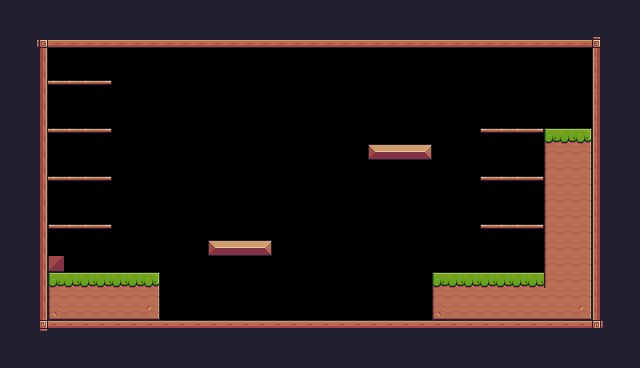

This game map was drawn from its Tiled (.tmx) file and the tilesets committed beside it. A one-line description and the full map source follow:
An orthogonal 40x23 tile map with 16x16 px tiles, 1 tile layer (Background) and 34 objects (13x Fruit, 7x Platform, Player, Saw, Checkpoint, ...).

<map version="1.10" tiledversion="1.10.2" orientation="orthogonal" renderorder="right-down" width="40" height="23" tilewidth="16" tileheight="16" infinite="0" nextlayerid="4" nextobjectid="56">
 <properties>
  <property name="BackgroundColor" value="Gray" />
 </properties>
 <tileset firstgid="1" source="GameWithY.tsx" />
 <layer id="1" name="Background" width="40" height="23" locked="1">
  <data encoding="csv">
24,24,24,24,24,24,24,24,24,24,24,24,24,24,24,24,24,24,24,24,24,24,24,24,24,24,24,24,24,24,24,24,24,24,24,24,24,24,24,24,
24,24,24,24,24,24,24,24,24,24,24,24,24,24,24,24,24,24,24,24,24,24,24,24,24,24,24,24,24,24,24,24,24,24,24,24,24,24,24,24,
24,24,92,134,134,134,134,134,134,134,134,134,134,134,134,134,134,134,134,134,134,134,134,134,134,134,134,134,134,134,134,134,134,134,134,134,134,93,24,24,
24,24,113,0,0,0,0,0,0,0,0,0,0,0,0,0,0,0,0,0,0,0,0,0,0,0,0,0,0,0,0,0,0,0,0,0,0,111,24,24,
24,24,113,0,0,0,0,0,0,0,0,0,0,0,0,0,0,0,0,0,0,0,0,0,0,0,0,0,0,0,0,0,0,0,0,0,0,111,24,24,
24,24,113,41,41,41,42,0,0,0,0,0,0,0,0,0,0,0,0,0,0,0,0,0,0,0,0,0,0,0,0,0,0,0,0,0,0,111,24,24,
24,24,113,0,0,0,0,0,0,0,0,0,0,0,0,0,0,0,0,0,0,0,0,0,0,0,0,0,0,0,0,0,0,0,0,0,0,111,24,24,
24,24,113,0,0,0,0,0,0,0,0,0,0,0,0,0,0,0,0,0,0,0,0,0,0,0,0,0,0,0,0,0,0,0,0,0,0,111,24,24,
24,24,113,41,41,41,42,0,0,0,0,0,0,0,0,0,0,0,0,0,0,0,0,0,0,0,0,0,0,0,40,41,41,42,7,8,9,111,24,24,
24,24,113,0,0,0,0,0,0,0,0,0,0,0,0,0,0,0,0,0,0,0,0,13,14,14,15,0,0,0,0,0,0,0,29,30,31,111,24,24,
24,24,113,0,0,0,0,0,0,0,0,0,0,0,0,0,0,0,0,0,0,0,0,0,0,0,0,0,0,0,0,0,0,0,29,30,31,111,24,24,
24,24,113,41,41,41,42,0,0,0,0,0,0,0,0,0,0,0,0,0,0,0,0,0,0,0,0,0,0,0,40,41,41,42,29,30,31,111,24,24,
24,24,113,0,0,0,0,0,0,0,0,0,0,0,0,0,0,0,0,0,0,0,0,0,0,0,0,0,0,0,0,0,0,0,29,30,31,111,24,24,
24,24,113,0,0,0,0,0,0,0,0,0,0,0,0,0,0,0,0,0,0,0,0,0,0,0,0,0,0,0,0,0,0,0,29,30,31,111,24,24,
24,24,113,40,41,41,42,0,0,0,0,0,0,0,0,0,0,0,0,0,0,0,0,0,0,0,0,0,0,0,40,41,41,42,29,30,31,111,24,24,
24,24,113,0,0,0,0,0,0,0,0,0,0,13,14,14,15,0,0,0,0,0,0,0,0,0,0,0,0,0,0,0,0,0,29,30,31,111,24,24,
24,24,113,58,0,0,0,0,0,0,0,0,0,0,0,0,0,0,0,0,0,0,0,0,0,0,0,0,0,0,0,0,0,0,29,30,31,111,24,24,
24,24,113,7,8,8,8,8,8,9,0,0,0,0,0,0,0,0,0,0,0,0,0,0,0,0,0,7,8,8,8,8,8,8,29,30,31,111,24,24,
24,24,113,29,30,30,30,30,30,31,0,0,0,0,0,0,0,0,0,0,0,0,0,0,0,0,0,29,30,30,30,30,30,30,30,30,31,111,24,24,
24,24,113,51,52,52,52,52,52,53,0,0,0,0,0,0,0,0,0,0,0,0,0,0,0,0,0,51,52,52,52,52,52,52,52,52,53,111,24,24,
24,24,114,90,90,90,90,90,90,90,90,90,90,90,90,90,90,90,90,90,90,90,90,90,90,90,90,90,90,90,90,90,90,90,90,90,90,115,24,24,
24,24,24,24,24,24,24,24,24,24,24,24,24,24,24,24,24,24,24,24,24,24,24,24,24,24,24,24,24,24,24,24,24,24,24,24,24,24,24,24,
24,24,24,24,24,24,24,24,24,24,24,24,24,24,24,24,24,24,24,24,24,24,24,24,24,24,24,24,24,24,24,24,24,24,24,24,24,24,24,24
</data>
 </layer>
 <objectgroup id="2" name="Startpoint">
  <object id="4" name="Player" type="Player" x="128.051" y="239.796" width="31.8061" height="32.1329">
   <properties>
    <property name="BackgroundColor" value="Gray" />
   </properties>
  </object>
  <object id="36" name="Bananas" type="Fruit" x="79.2565" y="144.114" width="32.2408" height="31.6946" />
  <object id="37" name="Cherries" type="Fruit" x="80.5398" y="96.0342" width="31.321" height="31.8785" />
  <object id="38" name="Apple" type="Fruit" x="79.3787" y="191.667" width="32.0568" height="32.0625" />
  <object id="39" name="Orange" type="Fruit" x="208.285" y="207.911" width="31.8729" height="31.8785" />
  <object id="40" name="Orange" type="Fruit" x="240.187" y="207.969" width="31.505" height="31.8785" />
  <object id="41" name="Apple" type="Fruit" x="400.349" y="111.648" width="31.505" height="32.0625" />
  <object id="42" name="Orange" type="Fruit" x="224.489" y="176.213" width="31.6889" height="31.6946" />
  <object id="43" name="Apple" type="Fruit" x="367.969" y="111.832" width="32.0568" height="32.0625" />
  <object id="44" name="Apple" type="Fruit" x="384.464" y="80.0624" width="31.1371" height="31.6946" />
  <object id="45" name="Kiwi" type="Fruit" x="495.648" y="143.659" width="32.4247" height="32.4304" />
  <object id="46" name="Pineapple" type="Fruit" x="496.2" y="191.99" width="31.1371" height="31.8785" />
  <object id="47" name="Apple" type="Fruit" x="383.478" y="207.992" width="32.2408" height="31.6946" />
  <object id="48" name="Orange" type="Fruit" x="351.717" y="239.945" width="32.2408" height="31.3267" />
  <object id="49" type="Saw" x="303.921" y="96.0068" width="31.5644" height="31.3365">
   <properties>
    <property name="isVertical" type="bool" value="true" />
    <property name="offNeg" type="float" value="3" />
    <property name="offPos" type="float" value="2" />
   </properties>
  </object>
  <object id="52" type="Checkpoint" x="527.814" y="64.2273" width="64.1337" height="63.745" />
  <object id="55" name="Chicken" type="Chicken" x="367.998" y="288.265" width="32.0321" height="31.6445">
   <properties>
    <property name="offNeg" type="float" value="14" />
    <property name="offPos" type="float" value="3" />
   </properties>
  </object>
 </objectgroup>
 <objectgroup id="3" name="Collisions" visible="0" locked="1">
  <object id="7" x="32.2435" y="32.078" width="15.3728" height="303.671" />
  <object id="8" x="591.57" y="47.9626" width="16.1256" height="287.701" />
  <object id="10" x="47.9175" y="320.12" width="543.083" height="15.6691" />
  <object id="11" x="48.2131" y="32.1046" width="559.506" height="15.6507" />
  <object id="12" x="48.765" y="272.064" width="110.481" height="47.3618" />
  <object id="13" x="432.13" y="271.709" width="112" height="48.6934" />
  <object id="14" x="367.729" y="143.977" width="63.8211" height="15.6829" />
  <object id="15" x="207.774" y="239.618" width="64.2661" height="16.4764" />
  <object id="16" x="47.944" y="256.067" width="15.7543" height="15.9246" />
  <object id="17" type="Platform" x="479.547" y="175.892" width="64.1536" height="15.6691" />
  <object id="18" type="Platform" x="479.869" y="223.935" width="63.8805" height="15.6691" />
  <object id="19" type="Platform" x="47.223" y="80.2928" width="64.5327" height="15.4852" />
  <object id="20" type="Platform" x="48.1044" y="176.257" width="63.429" height="15.6691" />
  <object id="21" type="Platform" x="47.5541" y="223.581" width="64.3431" height="16.037" />
  <object id="51" x="544.549" y="128.547" width="47.1645" height="192.006" />
  <object id="53" type="Platform" x="47.3368" y="128.621" width="64.5327" height="15.4852" />
  <object id="54" type="Platform" x="480.128" y="128.169" width="64.1536" height="15.6691" />
 </objectgroup>
</map>
